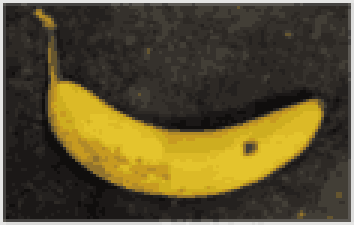
#> input picture banana.png, 118 x 75 px (shown 3 times larger)
$ python compressor.py
#> lines starting #> are read from the running program, lines starting #| are printed output that depends on the picture
## A tool to assist in decreasing the overall size of the image by performing quantization, RLE and using huffman codes, and then output a binary string and related metadata.

from PIL import Image
import heapq
from collections import Counter, namedtuple
import json

banana = Image.open("../banana.png").convert("RGB")
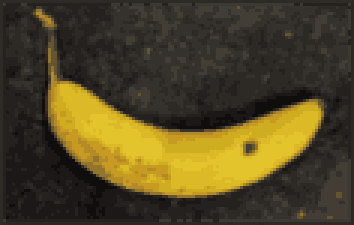
#> banana: PIL image 118x75 RGB (shown 3 times larger); mean R, G, B 80.3, 69.7, 37
banana = banana.quantize(10)
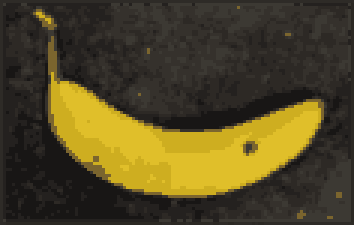
#> banana: PIL image 118x75 P (shown 3 times larger); mean R, G, B 80.6, 70.8, 36.7
banana = banana.resize((59, 38))
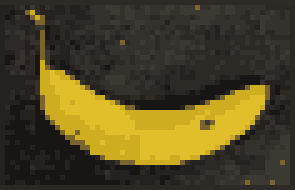
#> banana: PIL image 59x38 P (shown 5 times larger); mean R, G, B 80.1, 70.3, 36.4

# Metadata for reconstruction
palette = banana.getpalette()
#> palette = 30 values, max 224 at index 0, min 21 at index 29, mean 66.3
width = banana.width
#> width = 59

RLE = []
cur_colour = -1
count = 0
#> (the run stopped early here; a loop or call above may not have finished)
